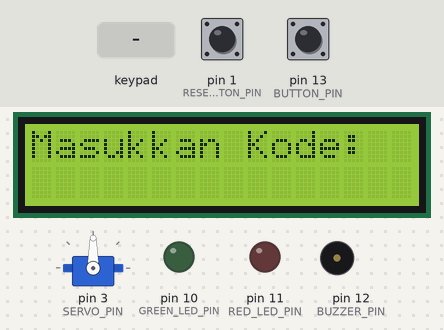
Simulated run of this sketch. Board: Arduino Uno, built with avr-gcc and run on an emulated ATmega328P. On the bench: 16×2 character LCD, servo, output pins drawn as LEDs (lit = HIGH), buzzer (waves = sounding). Inputs (shaded band) come from the test bench; at power-on: pin 13 (BUTTON_PIN) HIGH, pin 1 (RESET_BUTTON_PIN) HIGH. EEPROM starts erased.

Above: at 1.2 s.
1.3 s: keypad keys 1 2 3 4 pressed 0.4 s apart
At 4.2 s:
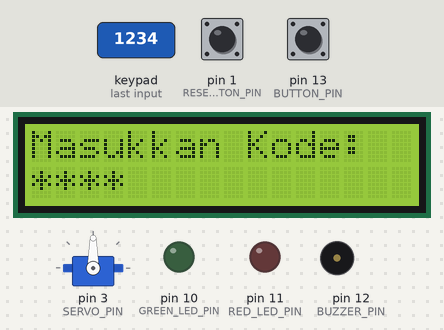
4.4 s: pin 13 (BUTTON_PIN) pulled LOW for 3.2 s
At 5.0 s:
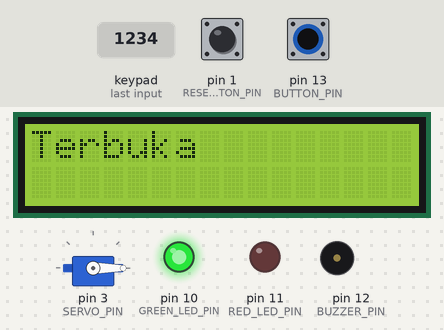
10.6 s: key '1' pressed
At 11.9 s:
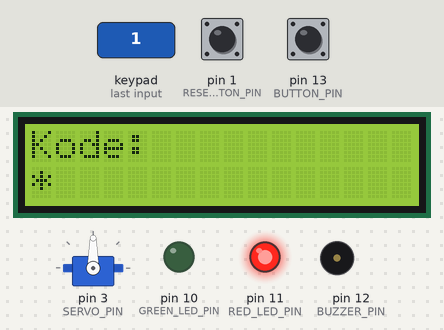
12.2 s: pin 1 (RESET_BUTTON_PIN) pulled LOW for 0.15 s
At 14.2 s:
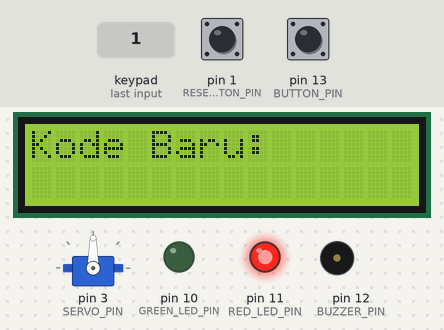
14.7 s: keypad keys 1 2 3 4 # pressed 0.4 s apart
At 17.2 s:
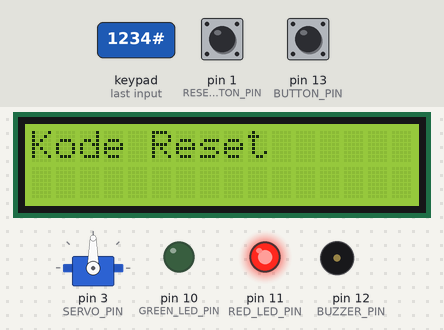
18.2 s: key '2' pressed
At 20.1 s:
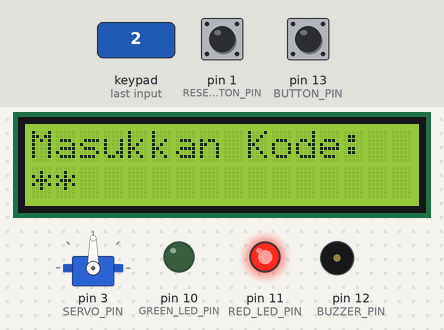
Timing chart, 0 to 21.5 s (numbered marks = the images above; inputs shaded):
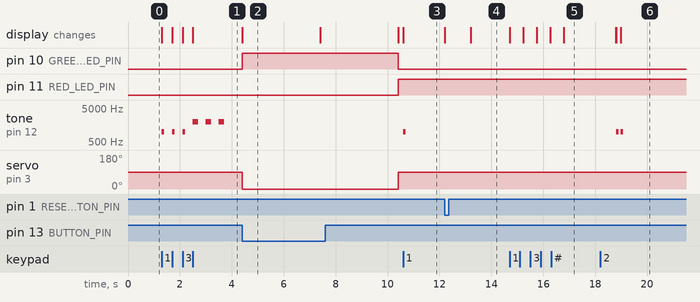

Measured:
- after the input at 1.3 s, tone on pin 12 (BUZZER_PIN): plays 1000 Hz for 0.10 s, 1000 Hz for 0.10 s, 1000 Hz for 0.10 s, 2000 Hz for 0.20 s, 2000 Hz for 0.20 s, 2000 Hz for 0.20 s, starting at once; the display: first changes at once (image 1 shows a later state)
- after the input at 4.4 s, pin 10 (GREEN_LED_PIN): LOW → HIGH at once, → LOW 6.0 s later; pin 11 (RED_LED_PIN): LOW → HIGH after 6.0 s; servo on pin 3 (SERVO_PIN): 90° → 0° at once, → 90° 6.0 s later; the display: changes at once (image 2)
- after the input at 10.6 s, tone on pin 12 (BUZZER_PIN): silent → 1000 Hz at once, → silent 0.10 s later; the display: changes at once (image 3)
- after the input at 12.2 s, the display: first changes at once (image 4 shows a later state)
- after the input at 14.7 s, the display: first changes at once (image 5 shows a later state)
- after the input at 18.2 s, the display: first differs from a run without the input after 0.78 s (image 6)
- what the display in image 2 shows lasts 3.0 s, from 4.4 s to 7.4 s

The sketch:

sdl.ino
```cpp
#include <LiquidCrystal.h>
#include <Servo.h>
#include <Keypad.h>
#include <EEPROM.h>

#define SERVO_PIN 3
#define BUZZER_PIN 12
#define BUTTON_PIN 13
#define RESET_BUTTON_PIN 1
#define GREEN_LED_PIN 10
#define RED_LED_PIN 11
#define LCD_RS 8
#define LCD_EN 9
#define LCD_D4 4
#define LCD_D5 5
#define LCD_D6 6
#define LCD_D7 7
#define NUM_KEYS 12
#define ROWS 4
#define COLS 3

char keys[ROWS][COLS] = {
  {'1', '2', '3'},
  {'4', '5', '6'},
  {'7', '8', '9'},
  {'*', '0', '#'}
};

byte rowPins[ROWS] = {A0, A1, A2, A3};
byte colPins[COLS] = {A4, A5, 2};
Keypad keypad = Keypad(makeKeymap(keys), rowPins, colPins, ROWS, COLS);

LiquidCrystal lcd(LCD_RS, LCD_EN, LCD_D4, LCD_D5, LCD_D6, LCD_D7);
Servo myServo;

const int PASSWORD_LENGTH = 4;
char correctPassword[PASSWORD_LENGTH + 1];
char enteredPassword[PASSWORD_LENGTH + 1];

int attempts = 0;

void readPasswordFromEEPROM() {
  for (int i = 0; i < PASSWORD_LENGTH; i++) {
    correctPassword[i] = EEPROM.read(i);
  }
  correctPassword[PASSWORD_LENGTH] = '\0';
}

void setup() {
  lcd.begin(16, 2);
  lcd.setCursor(0, 0);
  lcd.print("Masukkan Kode:");

  pinMode(SERVO_PIN, OUTPUT);
  pinMode(BUZZER_PIN, OUTPUT);
  pinMode(GREEN_LED_PIN, OUTPUT);
  pinMode(RED_LED_PIN, OUTPUT);
  pinMode(BUTTON_PIN, INPUT_PULLUP);
  pinMode(RESET_BUTTON_PIN, INPUT_PULLUP);

  myServo.attach(SERVO_PIN);

  // Membaca password dari EEPROM saat program dimulai
  readPasswordFromEEPROM();
}

void loop() {
  char key = keypad.getKey();

  if (key) {
    tone(BUZZER_PIN, 1000, 100);
    lcd.setCursor(strlen(enteredPassword), 1);
    lcd.print('*');

    if (strlen(enteredPassword) < PASSWORD_LENGTH) {
      enteredPassword[strlen(enteredPassword)] = key;
      enteredPassword[strlen(enteredPassword) + 1] = '\0';
    }

    if (strlen(enteredPassword) == PASSWORD_LENGTH) {
      if (strcmp(enteredPassword, correctPassword) == 0) {
        unlockDoor();
        delay(3000);
        lockDoor();
      } else {
        alarm();
        attempts++;

        if (attempts == 3) {
          longAlarm();
          attempts = 0;
        }
        resetPassword();
      }
    }
  }

  if (digitalRead(BUTTON_PIN) == LOW) {
    unlockDoor();
    delay(3000);
    lockDoor();
  }

  if (digitalRead(RESET_BUTTON_PIN) == LOW) {
    resetPasswordFromButton();
  }
}

void unlockDoor() {
  myServo.write(0);
  digitalWrite(GREEN_LED_PIN, HIGH);
  digitalWrite(RED_LED_PIN, LOW);
  lcd.clear();
  lcd.print("Terbuka");
}

void lockDoor() {
  myServo.write(90);
  digitalWrite(GREEN_LED_PIN, LOW);
  digitalWrite(RED_LED_PIN, HIGH);
  lcd.clear();
  lcd.print("Kode:");
  resetPassword();
}

void alarm() {
  for (int i = 0; i < 3; i++) {
    tone(BUZZER_PIN, 2000, 200);
    delay(500);
  }
}

void longAlarm() {
  for (int i = 0; i < 5; i++) {
    tone(BUZZER_PIN, 2000, 500);
    delay(500);
  }
}

void resetPassword() {
  memset(enteredPassword, 0, sizeof(enteredPassword));
}

void resetPasswordFromButton() {
  lcd.clear();
  lcd.print("Reset Kode");
  delay(1000);
  lcd.clear();

  // Input password baru
  lcd.print("Kode Baru:");
  delay(1000);
  resetPassword();

  while (strlen(enteredPassword) < PASSWORD_LENGTH) {
    char key = keypad.getKey();
    if (key) {
      lcd.setCursor(strlen(enteredPassword), 1);
      lcd.print('*');
      enteredPassword[strlen(enteredPassword)] = key;
      enteredPassword[strlen(enteredPassword) + 1] = '\0';
      delay(500);
    }
  }

  // Simpan password baru ke EEPROM
  for (int i = 0; i < PASSWORD_LENGTH; i++) {
    EEPROM.write(i, enteredPassword[i]);
  }

  // Membaca password dari EEPROM setelah mengubah password
  readPasswordFromEEPROM();

  lcd.clear();
  lcd.print("Kode Reset");
  delay(2000);
  lcd.clear();
  lcd.print("Masukkan Kode:");
  resetPassword();
}
```
